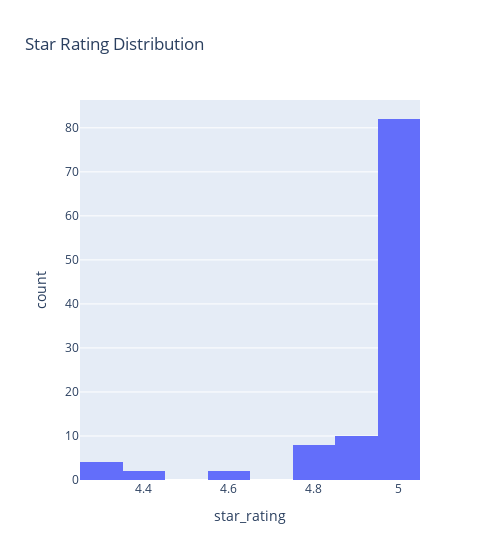

Notebook cell for this chart:
### Markdown cell above
# EDA

### Code cell
px.histogram(all_df,'star_rating', width=500, title='Star Rating Distribution')

### Figure 1 — Plotly figure (JSON) as saved in the notebook; plotly's stock layout.template omitted (floating-point values rounded to 4 significant figures)
{"data": [{"alignmentgroup": "True", "bingroup": "x", "hovertemplate": "star_rating=%{x}<br>count=%{y}<extra></extra>", "legendgroup": "", "marker": {"color": "#636efa", "pattern": {"shape": ""}}, "name": "", "offsetgroup": "", "orientation": "v", "showlegend": false, "type": "histogram", "x": [4.6, 5, 5, 5, 4.3, 5, 5, 5, 5, 5, 5, 5, 4.4, 5, 4.8, 5, 4.8, 5, 5, 5, 5, 4.9, 5, 5, 5, 4.9, 5, 5, 4.9, 5, 5, 5, 4.9, 5, 5, 5, 5, 5, 5, 4.9, 5, 5, 5, 5, 5, 4.8, 5, 5, 4.3, 4.8, 5, 5, 5, 5, 4.6, 5, 5, 5, 4.3, 5, 5, 5, 5, 5, 5, 5, 4.4, 5, 4.8, 5, 4.8, 5, 5, 5, 5, 4.9, 5, 5, 5, 4.9, 5, 5, 4.9, 5, 5, 5, 4.9, 5, 5, 5, 5, 5, 5, 4.9, 5, 5, 5, 5, 5, 4.8, 5, 5, 4.3, 4.8, 5, 5, 5, 5], "xaxis": "x", "yaxis": "y"}], "layout": {"barmode": "relative", "legend": {"tracegroupgap": 0}, "title": {"text": "Star Rating Distribution"}, "width": 500, "xaxis": {"anchor": "y", "domain": [0, 1], "title": {"text": "star_rating"}}, "yaxis": {"anchor": "x", "domain": [0, 1], "title": {"text": "count"}}}}
